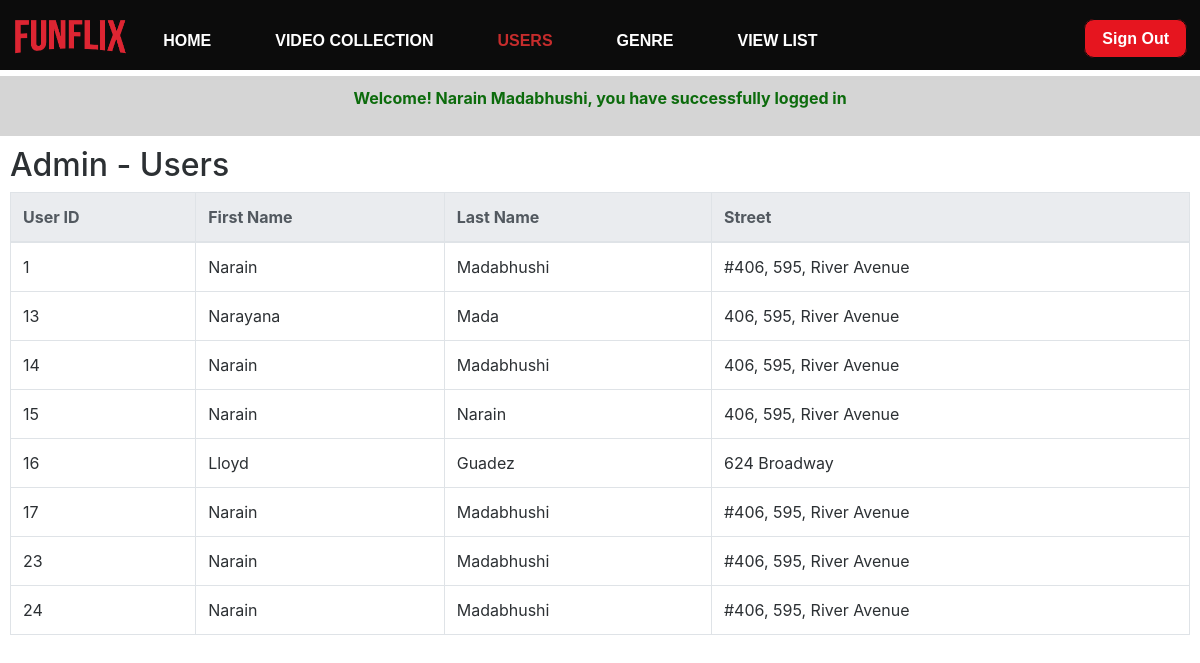
The page /admin/users.php (signed in) on the database its author committed.
### tables this page shows
CREATE TABLE `users` (
  `user_id` int(11) NOT NULL AUTO_INCREMENT,
  `first_name` varchar(20) NOT NULL,
  `last_name` varchar(20) NOT NULL,
  `street` varchar(200) NOT NULL,
  `city` varchar(20) NOT NULL,
  `postal_code` varchar(7) NOT NULL,
  `province` varchar(20) NOT NULL,
  `country` varchar(20) NOT NULL,
  `phone` varchar(10) NOT NULL,
  `email` varchar(100) NOT NULL,
  `password` varchar(255) NOT NULL,
  `created_at` datetime NOT NULL DEFAULT CURRENT_TIMESTAMP,
  `updated_at` datetime DEFAULT NULL,
  `is_admin` tinyint(1) DEFAULT NULL,
  PRIMARY KEY (`user_id`),
  UNIQUE KEY `email` (`email`)
);

### classes/Models/Model.php (called while the page is built, shortened)
<?php
class Model
{
	protected static $dbh;
	public static function init(\PDO $dbh)
	{
		static::$dbh = $dbh;
	}
	public function all()
	{
		$query = "SELECT * FROM {$this->table}";
		$stmt = static::$dbh->prepare($query);
		$stmt->execute();
		return $stmt->fetchAll(\PDO::FETCH_ASSOC);
	}
}

### public/admin/users.php (the view, shortened to what this page needs)
<?php
    $heading = "Admin - Users";
    if (isset($_SESSION['is_admin']) && $_SESSION['is_admin'] == true) {
    $user = new Users();
    $list = $user->all();
    }
else{
      header("Location: ../login.php");
      $_SESSION['flash'] = 'You need to be admin to view this page';
      die;
  }
?><!DOCTYPE html>
<html lang="en">
<head>
  <link rel="stylesheet" href="../css/desktop.css" />
  <link rel="stylesheet" href="https://maxcdn.bootstrapcdn.com/bootstrap/4.3.1/css/bootstrap.min.css" />
</head>
<body>
  <?php require '../../inc/admin_header.inc.php'; ?>
  <?php require '../../inc/flash.inc.php'; ?>
  <div id="container">
  <h2><?=$heading?></h2>
  <table class="table table-bordered table-hover">
    <thead class="thead-light">
    <tr>
      <th>User ID</th>
      <th>First Name</th>
      <th>Last Name</th>
      <th>Street</th>
    </tr>
    </thead>
    <?php foreach ($list as $user): ?>
      <tr>
      <td><?= $user['user_id'] ?></td>
      <td><?= ucwords(strtolower(($user['first_name']))) ?></td>
      <td><?= ucwords(strtolower($user['last_name'])) ?></td>
      <td><?= $user['street'] ?></td>
      </tr>
    <?php endforeach ?>
  </table>
 </div>
</body>

### public/css/desktop.css (style rules this page uses)
body { background: radial-gradient(transparent, #000), url('../images/bckground_img1.jpg'); background-size: cover; min-height: 530px; opacity: 0.95; margin: 0; background-repeat: no-repeat; background-attachment: fixed; padding: 0; font-family: 'Josefin Sans', Arial, sans-serif; }
#container { margin-bottom: 100px; }

### rows shown on the page
users: user_id "1", first_name "Narain", last_name "Madabhushi", street "#406, 595, River Avenue"
users: user_id "13", first_name "Narayana", last_name "Mada", street "406, 595, River Avenue"
users: user_id "14", first_name "Narain", last_name "Madabhushi", street "406, 595, River Avenue"
users: user_id "15", first_name "Narain", last_name "Narain", street "406, 595, River Avenue"
users: user_id "16", first_name "Lloyd", last_name "Guadez", street "624 Broadway"
users: user_id "17", first_name "Narain", last_name "Madabhushi", street "#406, 595, River Avenue"
users: user_id "23", first_name "Narain", last_name "Madabhushi", street "#406, 595, River Avenue"
users: user_id "24", first_name "Narain", last_name "Madabhushi", street "#406, 595, River Avenue"

### other values the page prints
$_SESSION['flash'] "Welcome! Narain Madabhushi, you have successfully logged in"
$heading "Admin - Users"
